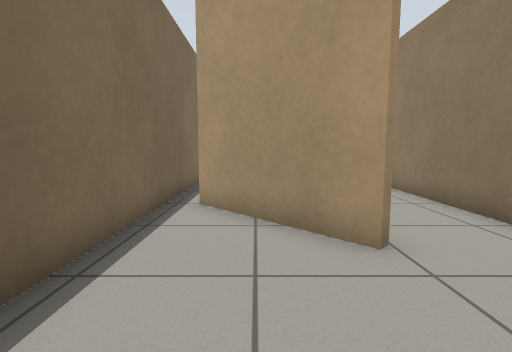
[1] (above)

15 first-person views from a walk through a world built for the Gazebo simulator. The camera is 0.72 m above the floor, tilts 6° down and sees 85° across. The floor is counted in squares, 0.5 m on a side. Each view is taken from the middle of a square. On the plan, view 1 faces up. The plan holds only what a view shows up to about 14 squares ahead; the rest is blank.

[2]
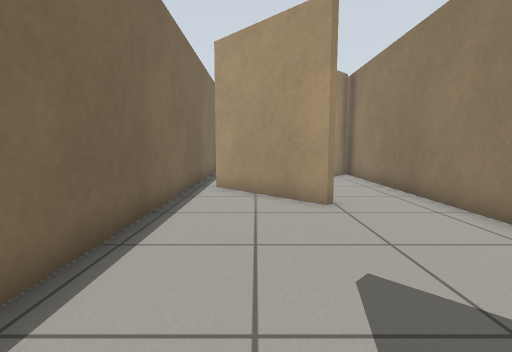

[3]
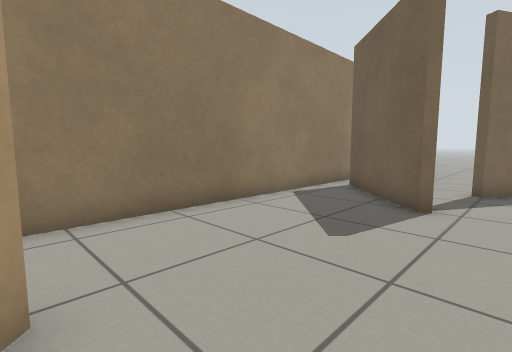

[4]
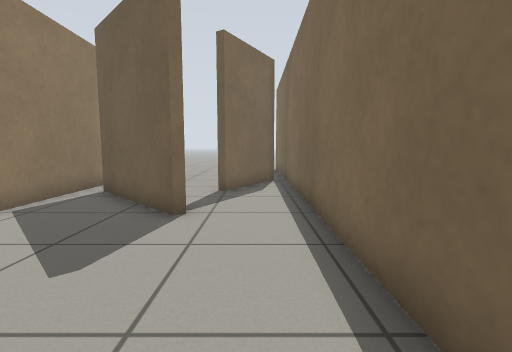

[5]
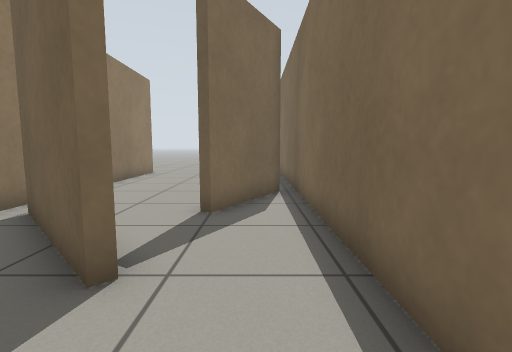

[6]
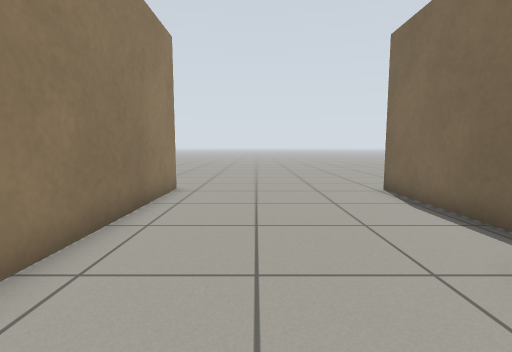

[7]
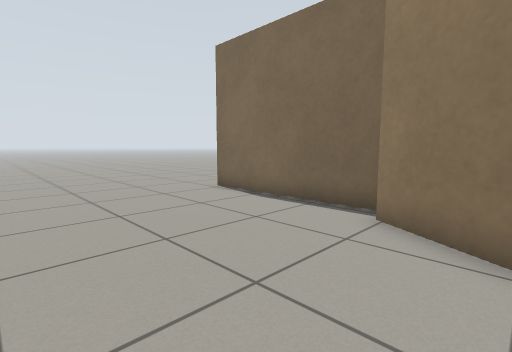

[8]
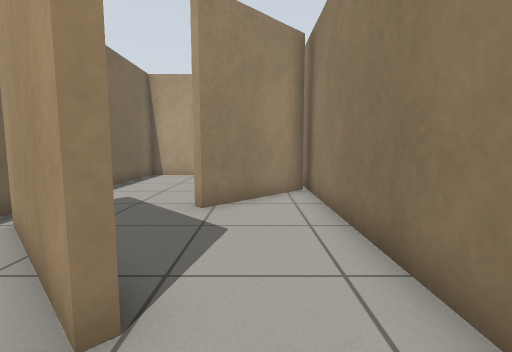

[9]
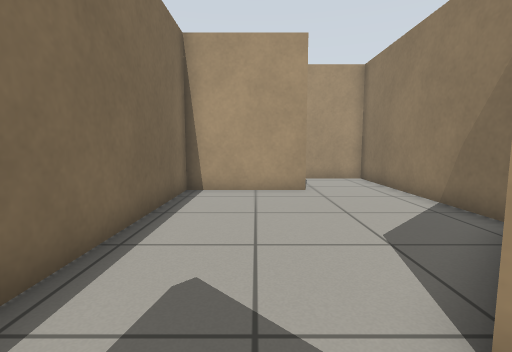

[10]
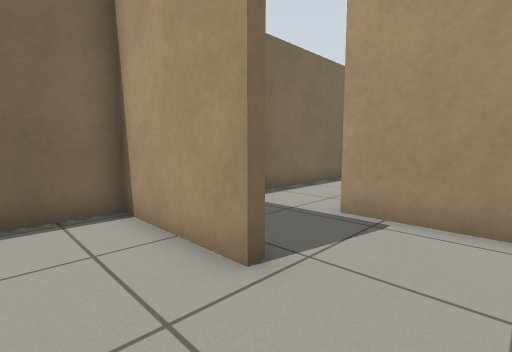

[11]
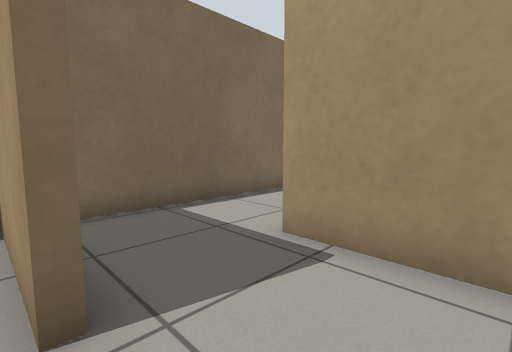

[12]
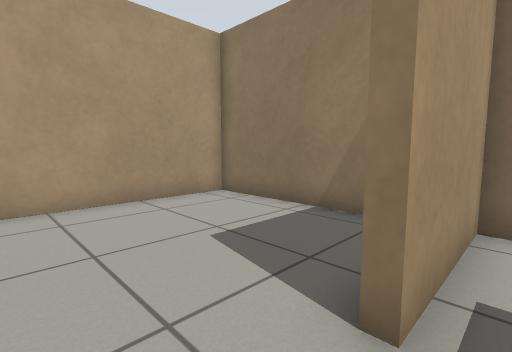

[13]
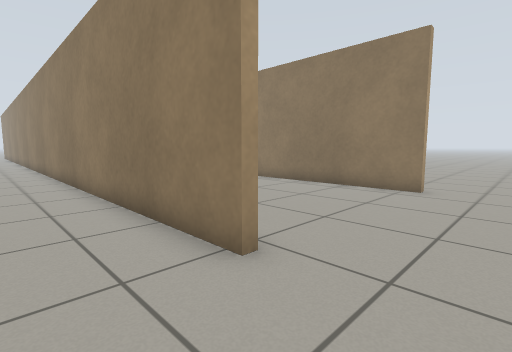

[14]
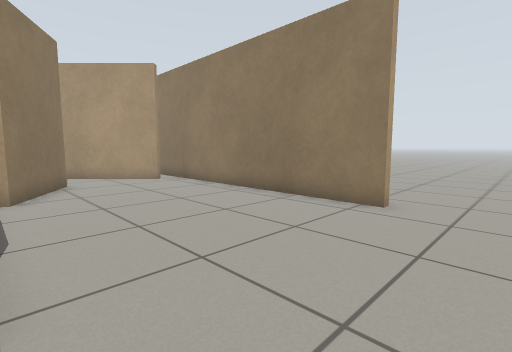

[15]
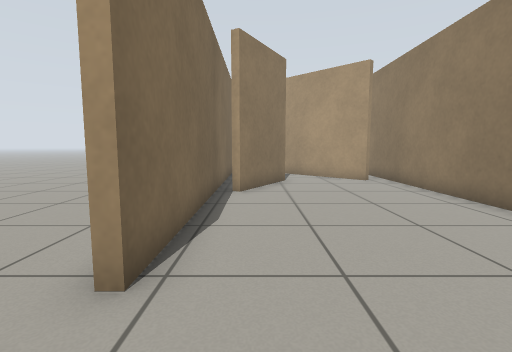

### Floor plan
Ten units are one square. View 1 is at (0, 0); x grows to the right and y downward. Boxes are objects, and circles mark ways between rooms. Rooms are numbered by the first view taken in them; rooms with no view inside come last. Other rooms are left out.
<svg viewBox="-45 -269 101 444">
<path fill="none" stroke="#000" d="M20 -41 18 -38 -15 -71M4 30 7 27 39 59M15 39 8 32M-23 -65 -23 79M47 60 47 -99M-18 90 0 60M46 -114 17 -85M47 155 47 60M-23 79 -23 154M0 60 2 61 -15 91M39 59 37 61 15 39M47 -99 47 -156M17 -162 -23 -162 -23 -65M17 -166 17 -162M47 -156 47 -196 10 -196 10 -200M-23 -206 -23 -172M-26 154 -26 1M51 155 47 155M47 -215 47 -264 -8 -264M-23 -260 -23 -206"/>
<circle cx="0" cy="50" r="3" fill="#2a7"/>
<circle cx="40" cy="60" r="3" fill="#2a7"/>
<circle cx="5" cy="-75" r="3" fill="#2a7"/>
<circle cx="-25" cy="170" r="3" fill="#2a7"/>
<circle cx="50" cy="170" r="3" fill="#2a7"/>
<circle cx="30" cy="-165" r="3" fill="#2a7"/>
<circle cx="0" cy="-200" r="3" fill="#2a7"/>
<text x="20" y="-10">1</text>
<text x="20" y="120">2</text>
<text x="10" y="-120">3</text>
<text x="20" y="-180">4</text>
<text x="-40" y="-70">5</text>
<text x="10" y="-230">6</text>
</svg>
Room 1 opens to room 2. Room 1 opens to room 3. Room 2 opens to room 5. Room 3 opens to room 4. Room 4 opens to room 6.

Where each view was taken, in squares from view 1:
view 1: 0 up, 0 right, facing up
view 2: 3 down, 0 right, facing up
view 3: 4 up, 1 left, facing down-right
view 4: 3 up, 1 left, facing down
view 5: 0 up, 1 left, facing down
view 6: 6 down, 2 right, facing down
view 7: 7 down, 4 right, facing down-left
view 8: 2 up, 3 right, facing up
view 9: 7 up, 0 right, facing up
view 10: 14 up, 4 right, facing up-left
view 11: 16 up, 4 right, facing up-left
view 12: 19 up, 1 left, facing up-right
view 13: 18 down, 5 left, facing up-right
view 14: 18 down, 2 left, facing up-right
view 15: 18 down, 1 left, facing up
